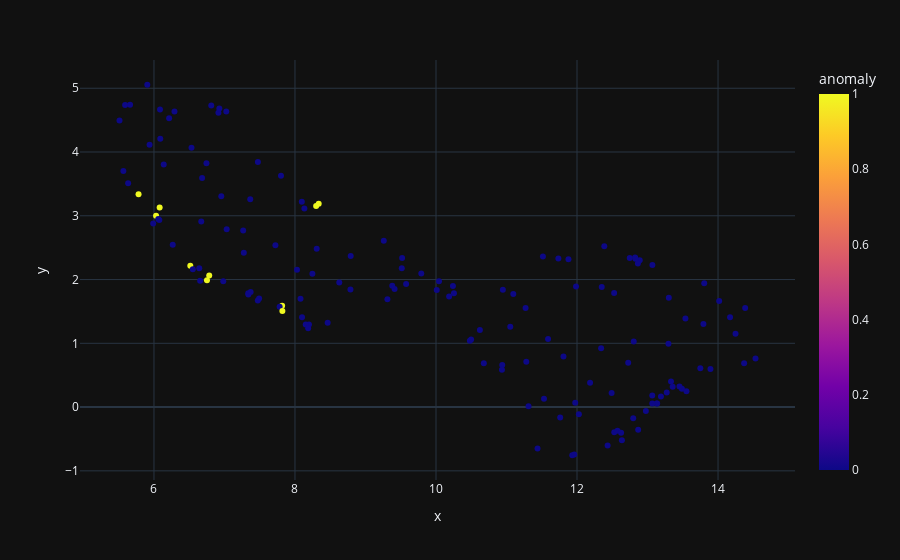

Here is the notebook cell this chart was saved with:
### Code cell
# import plotly.io as pio
# pio.renderers.default='notebook'
#
px.scatter(viz_df, x="x", y="y", color="anomaly")

### Figure 1 — Plotly figure (JSON) as saved in the notebook; plotly's stock layout.template omitted (floating-point values rounded to 4 significant figures; data arrays with more than 128 entries replaced by an {"elided": "..."} marker saying what was removed)
{"data": [{"hovertemplate": "x=%{x}<br>y=%{y}<br>anomaly=%{marker.color}<extra></extra>", "legendgroup": "", "marker": {"color": {"elided": "150 int values"}, "coloraxis": "coloraxis", "symbol": "circle"}, "mode": "markers", "name": "", "orientation": "v", "showlegend": false, "x": {"elided": "150 float values"}, "xaxis": "x", "y": {"elided": "150 float values"}, "yaxis": "y", "type": "scatter"}], "layout": {"xaxis": {"anchor": "y", "domain": [0.0, 1.0], "title": {"text": "x"}}, "yaxis": {"anchor": "x", "domain": [0.0, 1.0], "title": {"text": "y"}}, "coloraxis": {"colorbar": {"title": {"text": "anomaly"}}, "colorscale": [[0.0, "#0d0887"], [0.1111, "#46039f"], [0.2222, "#7201a8"], [0.3333, "#9c179e"], [0.4444, "#bd3786"], [0.5556, "#d8576b"], [0.6667, "#ed7953"], [0.7778, "#fb9f3a"], [0.8889, "#fdca26"], [1.0, "#f0f921"]]}, "legend": {"tracegroupgap": 0}, "margin": {"t": 60}}}
